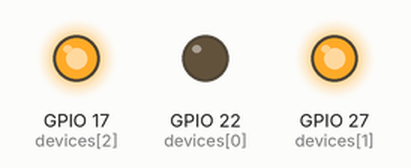
Recording of a program running on a simulated Raspberry Pi (BCM pin numbers). Shown: output pins drawn as LEDs (lit = HIGH). Parts the program declares active-low are drawn by pin level, so they are really on while drawn off; what the program prints to the terminal is not drawn.

Above: at 2.5 s.
At 12.5 s:
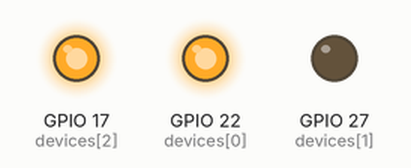
At 22.5 s:
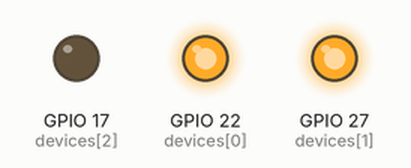
At 27.5 s:
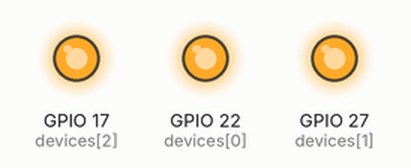
Timing chart, 0 to 39.0 s (numbered marks = the images above):
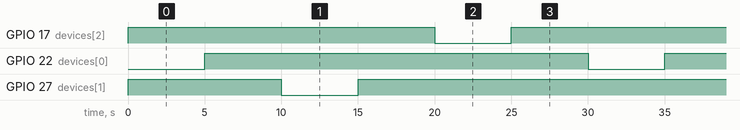

The program:

relay_test.py
```python
#!/usr/bin/env python3
import time
from gpiozero import OutputDevice

# BCM pin numbers
PINS = [22, 27, 17]

# Active-high relays? Set False if your board is active-low
ACTIVE_HIGH = False

# Duration in seconds
ON_TIME = 5
OFF_TIME = 5

# Initialize devices
devices = [OutputDevice(pin, active_high=ACTIVE_HIGH, initial_value=False) for pin in PINS]

try:
    print("🔄 Starting pin cycle test (Ctrl+C to stop)")
    while True:
        for dev, pin in zip(devices, PINS):
            print(f"➡️ Pin {pin} ON")
            dev.on()
            time.sleep(ON_TIME)

            print(f"➡️ Pin {pin} OFF")
            dev.off()
            time.sleep(OFF_TIME)

except KeyboardInterrupt:
    print("\n🛑 Stopping test, turning everything OFF")
    for dev in devices:
        dev.off()
```

Measured:
- by itself, GPIO 17 (devices[2]), GPIO 22 (devices[0]), GPIO 27 (devices[1]): alternates HIGH for 25.0 s and LOW for 5.0 s
- by itself, everything shown: repeats every 30.0 s, in 6 steps
